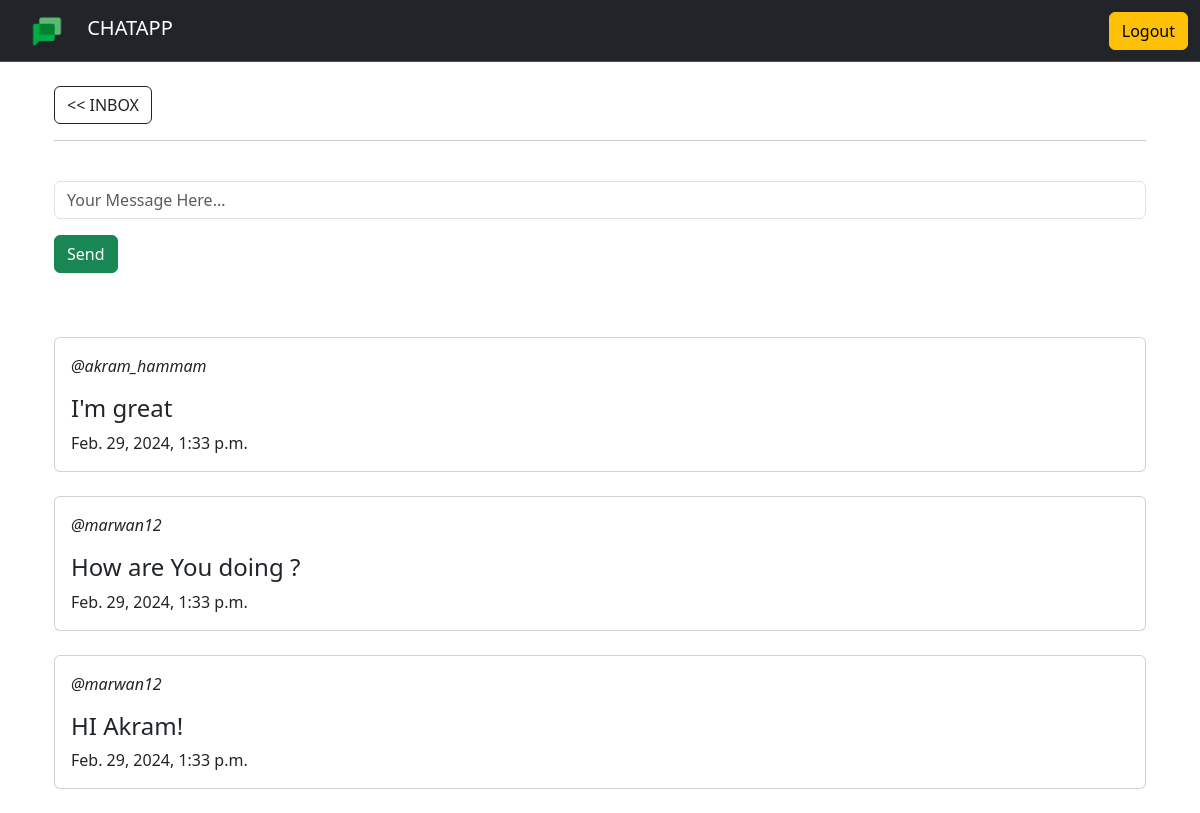
/chat/3/ (signed in), run on an earlier commit of the app's database.
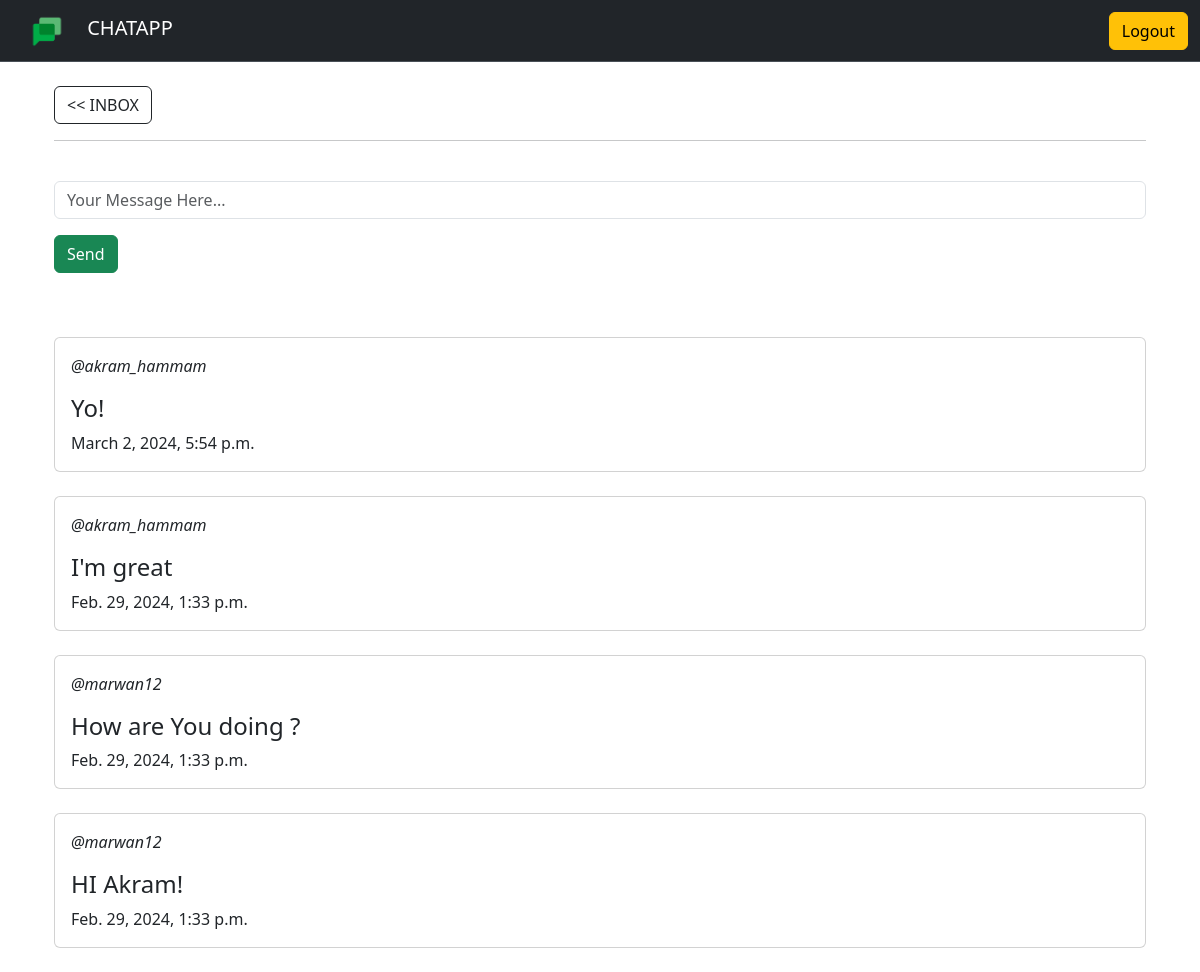
And on a later commit of the database.
### chat/models.py (models this page shows)
class Message(models.Model):
    user = models.ForeignKey(User, on_delete=models.CASCADE)
    chat = models.ForeignKey(Chat, on_delete=models.CASCADE)
    body = models.TextField()
    created = models.DateTimeField(auto_now_add=True)
    def __str__(self) -> str:
        return self.body
    class Meta:
        ordering = ["-created"]

### chat/views.py (the view)
# urls.py: path('chat/<int:pk>/', views.chat_view, name='chat'),
@login_required(login_url='home')
def chat_view(request, pk):
    chat = Chat.objects.get(id=pk)
    messages = Message.objects.filter(chat=chat)
    if request.method == "POST":
        body = request.POST['body']
        Message.objects.create(user=request.user, chat=chat, body=body)
    context = {
        'body_messages': messages,
    }
    return render(request, 'chat/chat.html', context)

### chat/templates/chat/chat.html (shortened to what this page needs)
{% extends 'chat/main.html' %}
{% block content %}
<div class="container">
    <div class="container">
        <br>
        <a href="/" class="btn btn-outline-dark"><< INBOX</a>
        <hr><br>
        <form method="POST">
            <div class="mb-3">
                <input type="text" placeholder="Your Message Here..." name="body" class="form-control" id="text" aria-describedby="text">
            </div>
            <button type="submit" class="btn btn-success">Send</button>
        </form>
    </div>
    <br>
    <div class="container">
        {% for body_message in body_messages %}
        <br>
        <div class="card">
            <div class="card-body">
                <p><i>@{{body_message.user.username}}</i></p>
                <h4>{{body_message}}</h4>
                <h10>{{body_message.created}}</h10>
            </div>
        </div>
        {% endfor %}
    </div>
</div>
{% endblock content %}

What changed in the data, as far as the page shows it:
added Message: user.username "akram_hammam", body "Yo!", created "March 2, 2024, 5:54 p.m."
